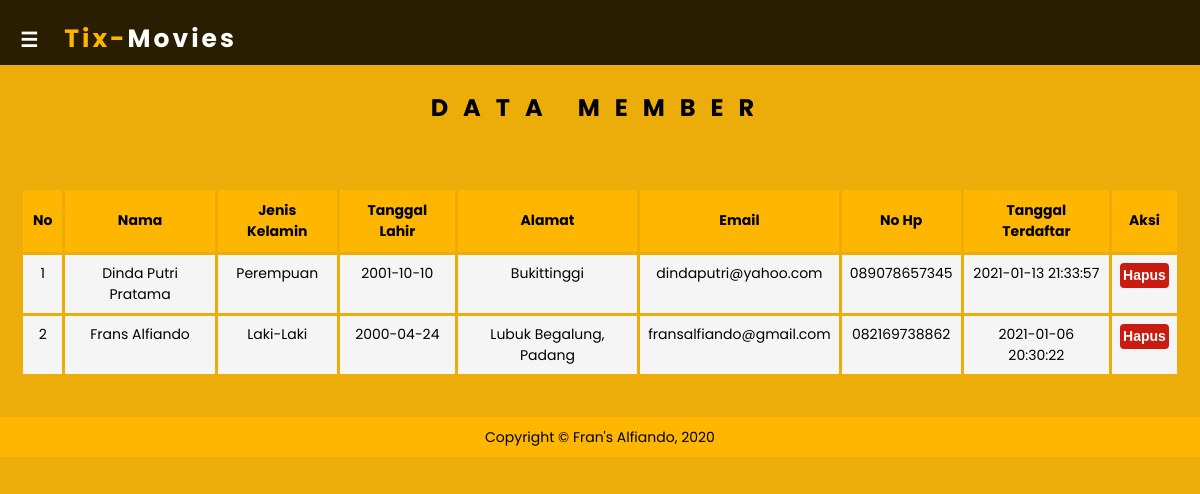
/admin/index.php?p=member (signed in), run on the app's committed database.
### tables this page shows
CREATE TABLE IF NOT EXISTS `member` (
  `idmember` int(11) NOT NULL AUTO_INCREMENT,
  `email` varchar(50) NOT NULL,
  `password` varchar(50) NOT NULL,
  `nama` varchar(40) NOT NULL,
  `jk` char(1) NOT NULL,
  `tgllahir` date NOT NULL DEFAULT '0000-00-00',
  `alamat` text NOT NULL,
  `nohp` varchar(15) NOT NULL,
  `tgldaftar` datetime NOT NULL DEFAULT '0000-00-00 00:00:00',
  PRIMARY KEY (`idmember`)
);

### admin/member.php (the view)
<h2>DATA MEMBER</h2>
<br><br>
<?php
    echo "<table width='100%' border='0' cellspacing='3' cellpadding='10'>
            <tr>
                <th>No</th>
                <th>Nama</th>
                <th>Jenis Kelamin</th>
                <th>Tanggal Lahir</th>
                <th>Alamat</th>
                <th>Email</th>
                <th>No Hp</th>
                <th>Tanggal Terdaftar</th>
                <th>Aksi</th>
            </tr>";
    $sqlmem = mysqli_query($kon, "select * from member order by tgldaftar desc");
    $no = 1;
    while($rmem = mysqli_fetch_array($sqlmem)){
        if($rmem["jk"] == "L"){
            $jeniskelamin = "Laki-Laki";
        }
        else if($rmem["jk"] == "P"){
            $jeniskelamin = "Perempuan";
        }
        echo "<tr>
                <td>$no</td>
                <td>$rmem[nama]</td>
                <td>$jeniskelamin</td>
                <td>$rmem[tgllahir]</td>
                <td>$rmem[alamat]</td>
                <td>$rmem[email]</td>
                <td>$rmem[nohp]</td>
                <td>$rmem[tgldaftar]</td>
                <td>
                    <div class='hapus'><a href='?p=memberdel&id=$rmem[idmember]'>Hapus</a></div>
                </td>
            </tr>";
            $no++;
    }
    echo "</table>";
?>

### admin/style.css (style rules this page uses)
body { font-family: "Poppins"; padding: 0; margin: 0; font-size: 14px; background-color: #ecac09; }
.container2 h2 { font-family: "Poppins"; font-size: 24px; font-weight: bold; text-align: center; letter-spacing: 15px; }
a { color: #000; text-decoration: none; }
table { width: 100%; border-color: #CCC; }
th { text-align: center; padding: 10px; background-color: #ffb600; color: #000; font-family: "Poppins"; font-size: 14px; }
td { padding: 8px; background-color: #f5f5f5; font-size: 14px; color: #000; vertical-align: top; text-align: center; }
.hapus { background-color: #c91b0f; text-align: center; padding: 2px 3px; border-radius: 4px; }
.hapus a { color: white; text-align: center; text-decoration: none; font-family: arial; font-weight: bolder; }

### data on the page
member: nama "Dinda Putri Pratama", jk "Perempuan", tgllahir "2001-10-10", alamat "Bukittinggi", email "dindaputri@yahoo.com", nohp "089078657345", tgldaftar "2021-01-13 21:33:57"
member: nama "Frans Alfiando", jk "Laki-Laki", tgllahir "2000-04-24", alamat "Lubuk Begalung, Padang", email "fransalfiando@gmail.com", nohp "082169738862", tgldaftar "2021-01-06 20:30:22"
